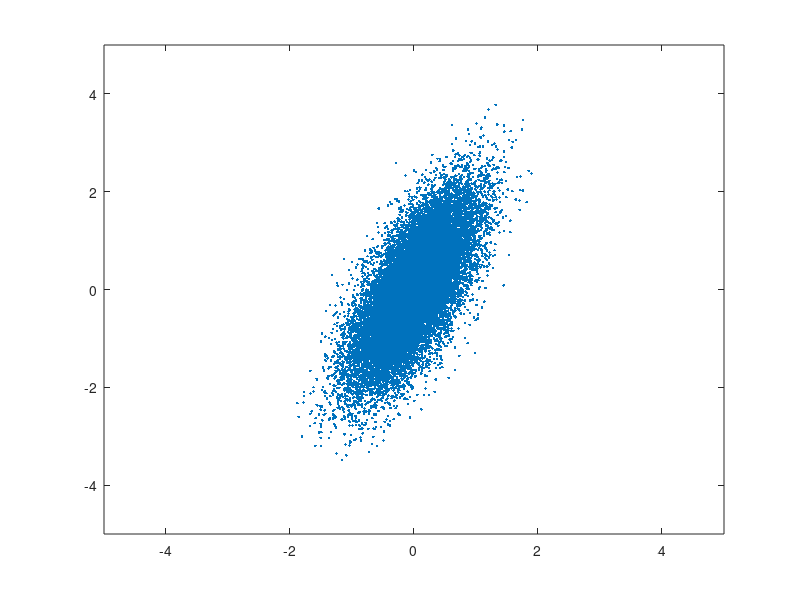
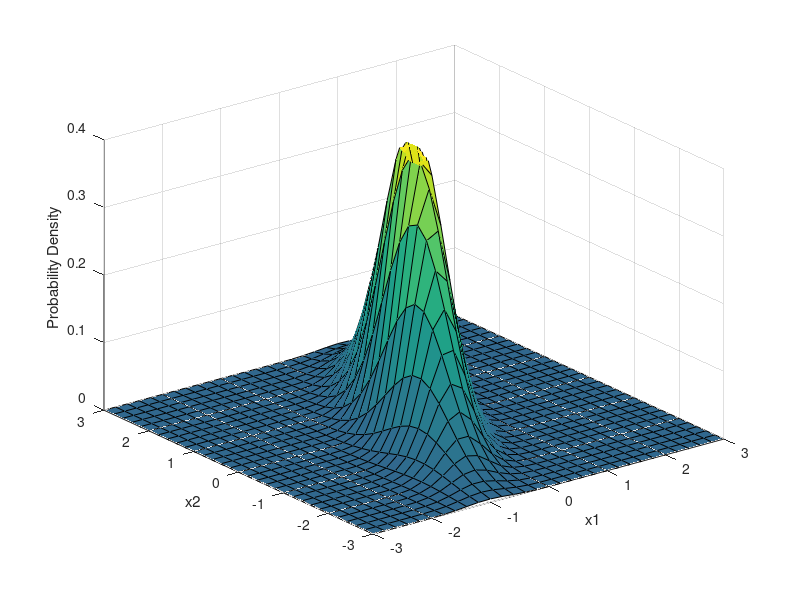

Write the MATLAB code that produced these figures, in order.
%generare puncte din dintr-o distributie normala multidimensionala N(mu,Sigma) 
mu = [0 0];
Sigma = [.25 .35; .35 1];
nrPuncte = 20000;
r = mvnrnd(mu, Sigma, nrPuncte);
%ploteaza punctele
figure,
plot(r(:,1),r(:,2),'.');
axis([-5 5 -5 5]);

%ploteaza densitatea distributiei normale multidimensionale N(mu,Sigma)
x1 = -3:.2:3; x2 = -3:.2:3;
[X1,X2] = meshgrid(x1,x2);
F = mvnpdf([X1(:) X2(:)],mu,Sigma);
F = reshape(F,length(x2),length(x1));
figure
surf(x1,x2,F);
caxis([min(F(:))-.5*range(F(:)),max(F(:))]);
axis([-3 3 -3 3 0 .4])
xlabel('x1'); ylabel('x2'); zlabel('Probability Density');